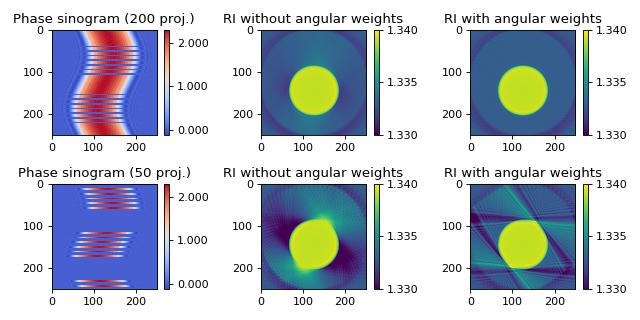

This chart was generated by the following Python code:
"""Mie cylinder with unevenly spaced angles

Angular weighting can significantly improve reconstruction quality
when the angular projections are sampled at non-equidistant
intervals :cite:`Tam1981`. The *in silico* data set was created with
the softare `miefield  <https://github.com/RI-imaging/miefield>`_.
The data are 1D projections of a non-centered cylinder of constant
refractive index 1.339 embedded in water with refractive index 1.333.
The first column shows the used sinograms (missing angles are displayed
as zeros) that were created from the original sinogram with 250
projections. The second column shows the reconstruction without angular
weights and the third column shows the reconstruction with angular
weights. The keyword argument `weight_angles` was introduced in version
0.1.1.
"""
import matplotlib.pylab as plt
import numpy as np
from skimage.restoration import unwrap_phase

import odtbrain as odt

from example_helper import load_data


sino, angles, cfg = load_data("mie_2d_noncentered_cylinder_A250_R2.zip",
                              f_angles="mie_angles.txt",
                              f_sino_real="sino_real.txt",
                              f_sino_imag="sino_imag.txt",
                              f_info="mie_info.txt")
A, size = sino.shape

# background sinogram computed with Mie theory
# miefield.GetSinogramCylinderRotation(radius, nmed, nmed, lD, lC, size, A,res)
u0 = load_data("mie_2d_noncentered_cylinder_A250_R2.zip",
               f_sino_imag="u0_imag.txt",
               f_sino_real="u0_real.txt")
# create 2d array
u0 = np.tile(u0, size).reshape(A, size).transpose()

# background field necessary to compute initial born field
# u0_single = mie.GetFieldCylinder(radius, nmed, nmed, lD, size, res)
u0_single = load_data("mie_2d_noncentered_cylinder_A250_R2.zip",
                      f_sino_imag="u0_single_imag.txt",
                      f_sino_real="u0_single_real.txt")


print("Example: Backpropagation from 2D FDTD simulations")
print("Refractive index of medium:", cfg["nmed"])
print("Measurement position from object center:", cfg["lD"])
print("Wavelength sampling:", cfg["res"])
print("Performing backpropagation.")

# Set measurement parameters
# Compute scattered field from cylinder
radius = cfg["radius"]  # wavelengths
nmed = cfg["nmed"]
ncyl = cfg["ncyl"]

lD = cfg["lD"]  # measurement distance in wavelengths
lC = cfg["lC"]  # displacement from center of image
size = cfg["size"]
res = cfg["res"]  # px/wavelengths
A = cfg["A"]  # number of projections

x = np.arange(size) - size / 2.0
X, Y = np.meshgrid(x, x)
rad_px = radius * res
phantom = np.array(((Y - lC * res)**2 + X**2) < rad_px **
                   2, dtype=float) * (ncyl - nmed) + nmed

u_sinR = odt.sinogram_as_rytov(sino / u0)

# Rytov 200 projections
# remove 50 projections from total of 250 projections
remove200 = np.argsort(angles % .0002)[:50]
angles200 = np.delete(angles, remove200, axis=0)
u_sinR200 = np.delete(u_sinR, remove200, axis=0)
ph200 = unwrap_phase(np.angle(sino / u0))
ph200[remove200] = 0

fR200 = odt.backpropagate_2d(u_sinR200, angles200, res, nmed, lD*res)
nR200 = odt.odt_to_ri(fR200, res, nmed)
fR200nw = odt.backpropagate_2d(u_sinR200, angles200, res, nmed, lD*res,
                               weight_angles=False)
nR200nw = odt.odt_to_ri(fR200nw, res, nmed)

# Rytov 50 projections
remove50 = np.argsort(angles % .0002)[:200]
angles50 = np.delete(angles, remove50, axis=0)
u_sinR50 = np.delete(u_sinR, remove50, axis=0)
ph50 = unwrap_phase(np.angle(sino / u0))
ph50[remove50] = 0

fR50 = odt.backpropagate_2d(u_sinR50, angles50, res, nmed, lD*res)
nR50 = odt.odt_to_ri(fR50, res, nmed)
fR50nw = odt.backpropagate_2d(u_sinR50, angles50, res, nmed, lD*res,
                              weight_angles=False)
nR50nw = odt.odt_to_ri(fR50nw, res, nmed)

# prepare plot
kw_ri = {"vmin": 1.330,
         "vmax": 1.340}

kw_ph = {"vmin": np.min(np.array([ph200, ph50])),
         "vmax": np.max(np.array([ph200, ph50])),
         "cmap": "coolwarm",
         "interpolation": "none"}

fig, axes = plt.subplots(2, 3, figsize=(8, 4))
axes = np.array(axes).flatten()

phmap = axes[0].imshow(ph200, **kw_ph)
axes[0].set_title("Phase sinogram (200 proj.)")

rimap = axes[1].imshow(nR200nw.real, **kw_ri)
axes[1].set_title("RI without angular weights")

axes[2].imshow(nR200.real, **kw_ri)
axes[2].set_title("RI with angular weights")

axes[3].imshow(ph50, **kw_ph)
axes[3].set_title("Phase sinogram (50 proj.)")

axes[4].imshow(nR50nw.real, **kw_ri)
axes[4].set_title("RI without angular weights")

axes[5].imshow(nR50.real, **kw_ri)
axes[5].set_title("RI with angular weights")

# color bars
cbkwargs = {"fraction": 0.045,
            "format": "%.3f"}
plt.colorbar(phmap, ax=axes[0], **cbkwargs)
plt.colorbar(phmap, ax=axes[3], **cbkwargs)
plt.colorbar(rimap, ax=axes[1], **cbkwargs)
plt.colorbar(rimap, ax=axes[2], **cbkwargs)
plt.colorbar(rimap, ax=axes[5], **cbkwargs)
plt.colorbar(rimap, ax=axes[4], **cbkwargs)

plt.tight_layout()
plt.show()
